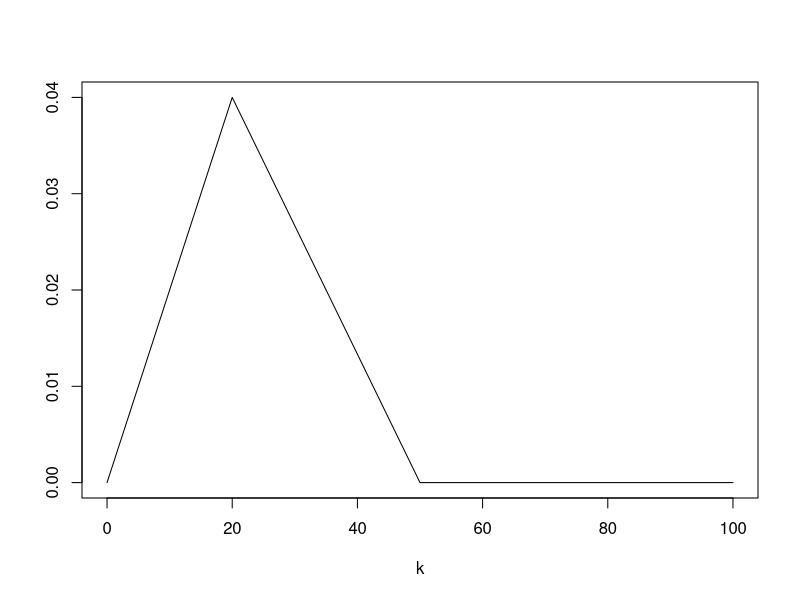

Write R code to recreate this figure. (Note: this script raises an error after producing the figure.)
#
wSum = function(o, center, size)
{
     p =  length(o)
     w = numeric(p)
     for (i in 1:p)
     {
        if(o[i]<=center)  {
            w[i] = 2*o[i]/(center*size) 
        }  else  {
               if (o[i]>center & o[i]<=size)  
               {
                  w[i] = 2*(size-o[i])/(size*(size-center)) 
               }  else w[i] = 0
        }    
                   
     }
    # sum(w*o)
    w
}

f = function(i, center, size)
{
    
        if(i<=center)  w = 2*i/(center*size) else {
            if (i>center & i<=size) w = 2*(size-i)/(size*(size-center)) else {
            w = 0
            }
        }
             
    w
}




size = 50
o = 4*(1:25)
center= 20

jpeg("weight.jpeg")
#plot(o, wSum(o, center, size), xlab="k", ylab="", "l")
plot(1, type="n", xlim=c(0,100), ylim=c(0,0.04), xlab="k", ylab="")
lines(x=c(0,20,50,100), y=c(0,0.04,0,0))
dev.off()
ff = function(x) f(x, center, size)
integrate(ff, 0, size)

y = numeric(100)
for(i in 1:100)  y[i] = ff(i)
plot(1:100, y)



